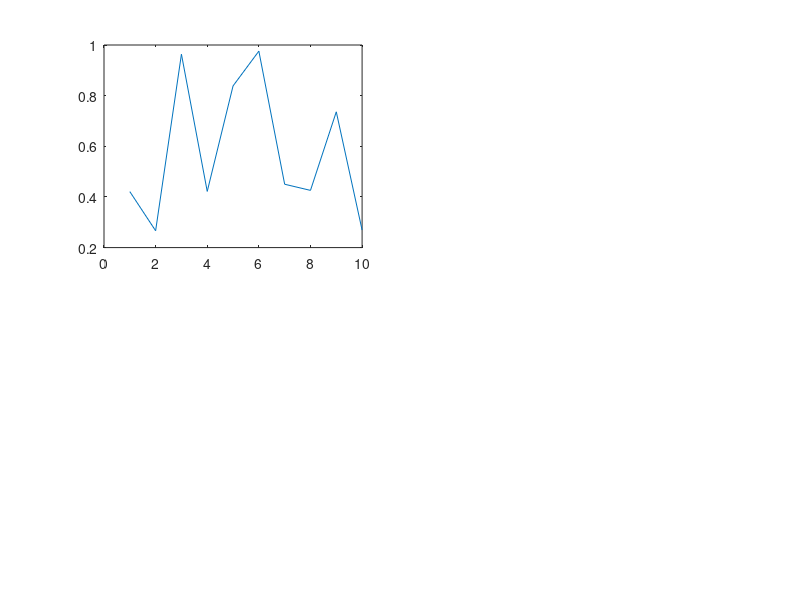

Reproduce this figure in MATLAB. (Note: this script raises an error after producing the figure.)
close all
clear all

figure

for i = 1:4
    subplot(2,2,i)
    p = rand(1,10);
    plot([1:10],p)
    ax = gca;
    set(ax,'buttonDownFcn',@myfunction,'UserData',p);
    if ax.UserData ==1
        plotter(p)
    end
end

function myfunction(hObject,eventData)
% hObject.UserData = 1;
plotter(hObject.UserData)
end
function plotter(p)
figure(2);
plot([1:10],p)
fighandles = findobj('Type','figure');
set(0,'currentfigure',fighandles(1))
end
% for i = 1:1:10
%     plot([1:5],rand(1,5))
%     ax = gca;
%     ax.UserData
%     set(gca,'UserData',1)
%     ax.UserData
% end










% hfig = figure
% subplot(1,2,1)
% ax = gca
% set(ax, 'buttonDownFcn', @changecolor)
% h = line
% set(h,'HitTest','off')
% set(h, 'linewidth',8)
% % set(h, 'buttonDownFcn', @changecolor)
% subplot(1,2,2)
% h = line
% set(h, 'linewidth',9)
% set(h,'HitTest','off')
% % set(h, 'buttonDownFcn', @changecolor)
% ax2 = gca
% set(ax2, 'buttonDownFcn', @changecolor)
% 
% 
% 
% function changecolor(hObject, eventData)
% eventData
% hObject
%     hand = findobj('Type','axes')
%     class(hand)
%      hand = flip(hand)
% %     if hObject == hand(1)
%         set(hObject,'color',rand(1,3))
% %     end
% end

















%    






% function buttonPlot
% fig = uifigure;
% 
% ax = uiaxes('Parent',fig,...
%             'Units','pixels',...
%             'Position', [104, 123, 300, 201]);   
% 
% btn = uibutton(fig,'push',...
%                'Position',[420, 218, 100, 22],...
%                'ButtonPushedFcn', @(btn,event) plotButtonPushed(btn,ax));
% end
% 
% % Create the function for the ButtonPushedFcn callback
% function plotButtonPushed(btn,ax)
% I = imread('parkavenue.jpg');
% imshow(I,'Parent', ax);
% 
% end